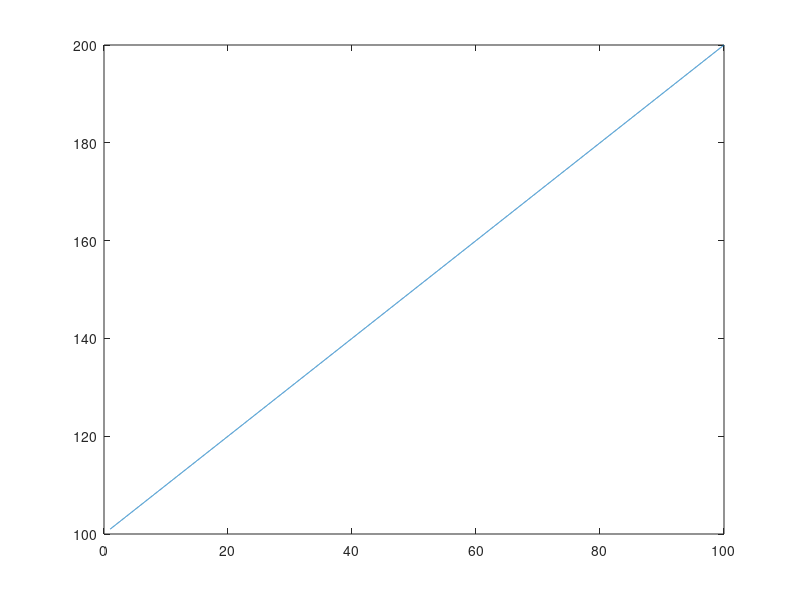

Recreate this plot in MATLAB. (Note: this script raises an error after producing the figure.)
time=1:0.01:100;
val=101:0.01:200;


f=figure(1);
plot(time, val);
obj=datacursormode(f);
set(obj, 'DisplayStyle','datatip', 'SnapToDataVertex','off','Enable','on');